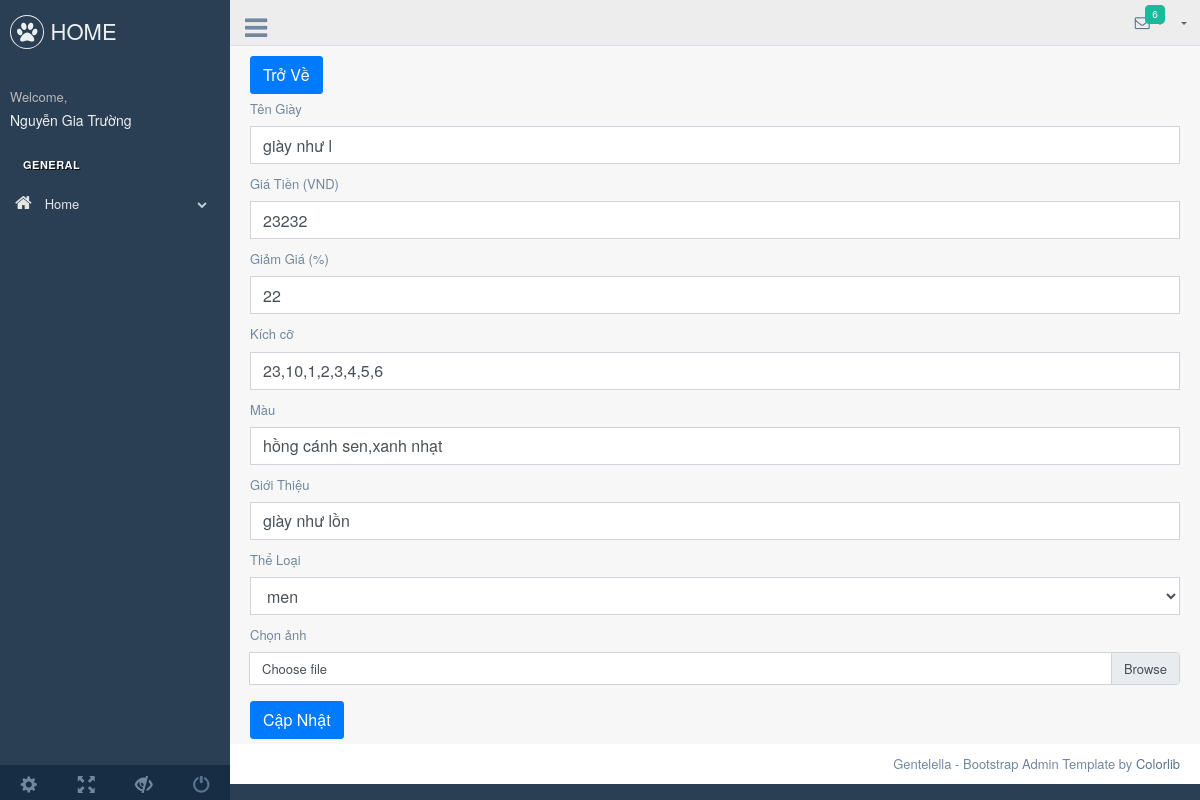
The app's page /admin/production/updateShoe.php?id=27 (signed in), older data.
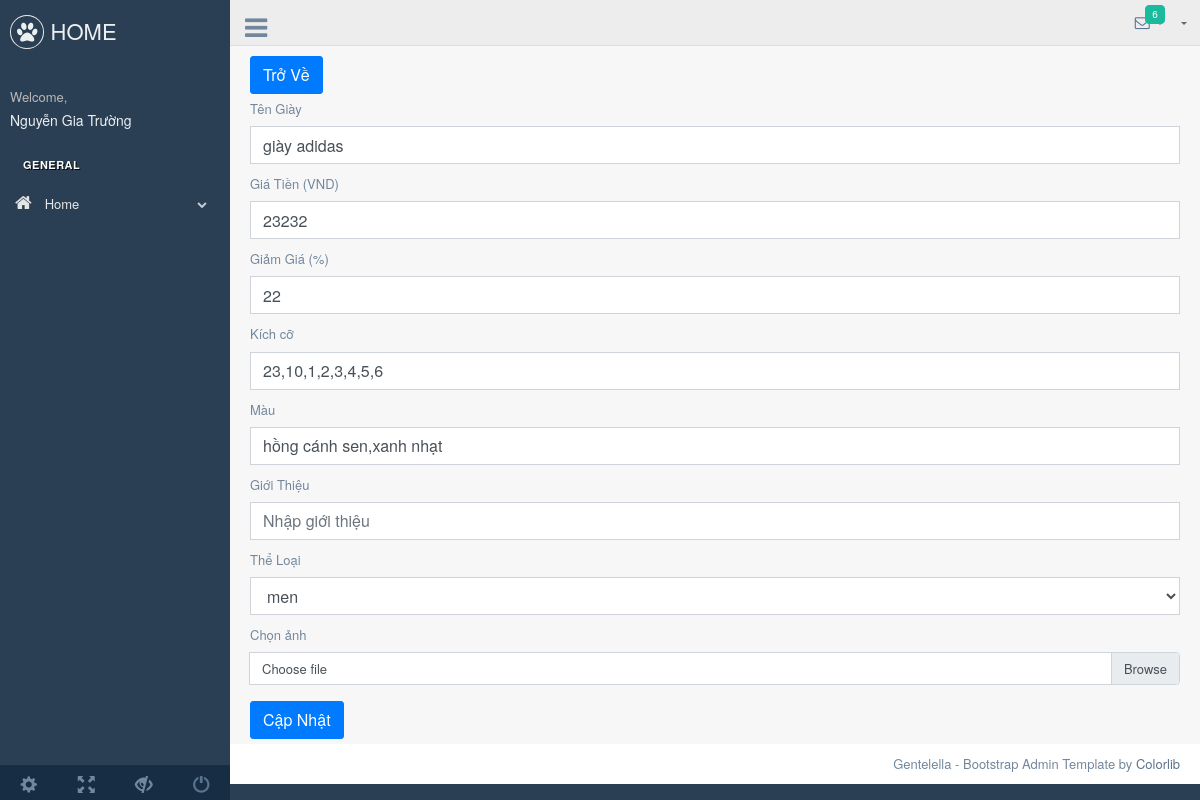
The same page, newer data.
### tables this page shows
CREATE TABLE `shoe` (
  `id` int(11) NOT NULL,
  `name` varchar(255) NOT NULL,
  `price` bigint(11) NOT NULL,
  `sale` int(11) NOT NULL,
  `size` varchar(255) NOT NULL,
  `category_id` int(11) NOT NULL,
  `color` varchar(255) NOT NULL,
  `review` varchar(500) NOT NULL
);

CREATE TABLE `category` (
  `id` int(11) NOT NULL,
  `name` varchar(255) NOT NULL
);

### repository/shoeRepository.php (called while the page is built, shortened)
<?php
    require_once(__DIR__."../../connect.php");
    class ShoeRepository{
        public function getById($id){
            global $conn;
            $sql = "select s.id as shoe_id, s.name as shoe_name, s.*, c.* from shoe s join category c on c.id=s.category_id and s.id=$id";
            return mysqli_query($conn,$sql);
        }
    }
?>

### repository/categoryRepository.php (called while the page is built, shortened)
<?php
    require_once("../../connect.php");
    class CategoryRepository{
        public function getAll(){
            global $conn;
            $sql = "select * from category";
            return mysqli_query($conn,$sql);
        }
    }
?>

### admin/production/updateShoe.php (the view, shortened to what the changed rows need)
<?php
    require_once("../../backend/filterAdmin.php");
    require_once("../../repository/shoeRepository.php");
    require_once("../../repository/categoryRepository.php");
    $shoeRepository = new ShoeRepository();
    $categoryRepository = new CategoryRepository();
?>
<!DOCTYPE html>
<html lang="en">
  <head>
    <link href="../vendors/bootstrap/dist/css/bootstrap.min.css" rel="stylesheet">
    <link href="../vendors/font-awesome/css/font-awesome.min.css" rel="stylesheet">
    <link href="../vendors/nprogress/nprogress.css" rel="stylesheet">
    <link href="../vendors/iCheck/skins/flat/green.css" rel="stylesheet">
    <link href="../vendors/bootstrap-progressbar/css/bootstrap-progressbar-3.3.4.min.css" rel="stylesheet">
    <link href="../vendors/jqvmap/dist/jqvmap.min.css" rel="stylesheet"/>
    <link href="../vendors/bootstrap-daterangepicker/daterangepicker.css" rel="stylesheet">
    <link href="../build/css/custom.min.css" rel="stylesheet">
    <link href="css/shoe.css" rel="stylesheet">
  </head>
  <body class="nav-md">
    <div class="container body">
      <div class="main_container">
        <div class="col-md-3 left_col">
          <div class="left_col scroll-view">
        <div class="profile clearfix">
              <div class="profile_info">
                <h2> <?php require_once("../../backend/filterWithCookieAdmin.php") ?></h2>
              </div>
            </div>
            <br />
          </div>
        </div>
        <div class="right_col" role="main">
        <form method="POST" enctype="multipart/form-data">
        <div class="form-group">
            <?php
                $listShoe = $shoeRepository->getById($_GET['id']);
                foreach($listShoe as $shoe){
            ?>
          <label for="exampleInputEmail1">Tên Giày</label>
          <input required value="<?php echo $shoe['shoe_name']?>" minlength="5" maxlength="50" name="name" type="text" class="form-control" id="exampleInputEmail1" aria-describedby="emailHelp" placeholder="Nhập tên giày">
        </div>
        <div class="form-group">
          <label for="exampleInputPassword1">Giá Tiền (VND)</label>
          <input required value="<?php echo $shoe['price']?>" min="0" max="99999999999" name="price" type="number" class="form-control" id="exampleInputPassword1" placeholder="Nhập giá tiền">
        </div>
        <div class="form-group">
          <label for="exampleInputPassword1">Giảm Giá (%)</label>
          <input required value="<?php echo $shoe['sale']?>" min="0" max="100" name="sale" type="number" class="form-control" id="exampleInputPassword1" placeholder="Nhập % giảm giá">
        </div>
        <div class="form-group">
          <label for="exampleInputPassword1">Kích cỡ</label>
          <input required value="<?php echo $shoe['size']?>" min="1" max="100" name="size" type="text" class="form-control" id="exampleInputPassword1" placeholder="Nhập kích cỡ">
        </div>
        <div class="form-group">
          <label for="exampleInputPassword1">Màu</label>
          <input required value="<?php echo $shoe['color']?>" minlength="1" maxlength="50" name="color" type="text" class="form-control" id="exampleInputPassword1" placeholder="Nhập màu">
        </div>
        <div class="form-group">
          <label for="exampleInputPassword1">Giới Thiệu</label>
          <input required value="<?php echo $shoe['review']?>" minlength="1" maxlength="500" name="review" type="text" class="form-control" id="exampleInputPassword1" placeholder="Nhập giới thiệu">
        </div>
        <div class="form-group">
          <label for="exampleInputPassword1">Thể Loại</label>
          <select name="category_id" class="form-control">
              <?php
                $listCategory = $categoryRepository->getAll();
                foreach($listCategory as $category){
              ?>
                <option <?php if($category['id']==$shoe['category_id']) echo "selected" ?> value="<?php echo $category['id'];?>" ><?php echo $category['name'];?></option>
                <?php
                    }
                ?>
            </select>
        </div>
        <div class="form-group">
          <label for="exampleInputPassword1">Chọn ảnh</label>
          <div class="input-group mb-3">
            <div class="custom-file">
                <label class="custom-file-label" for="inputGroupFile01">Choose file</label>
            </div>
            </div>
        </div>
        <?php
                }
        ?>
     </form>
        </div>
      </div>
    </div>
  </body>
</html>

Row changes from the older to the newer data that the page shows:
changed shoe "hồng cánh sen,xanh nhạt": name "giày như l" → "giày adidas"; review "giày như lồn" → (not shown)
